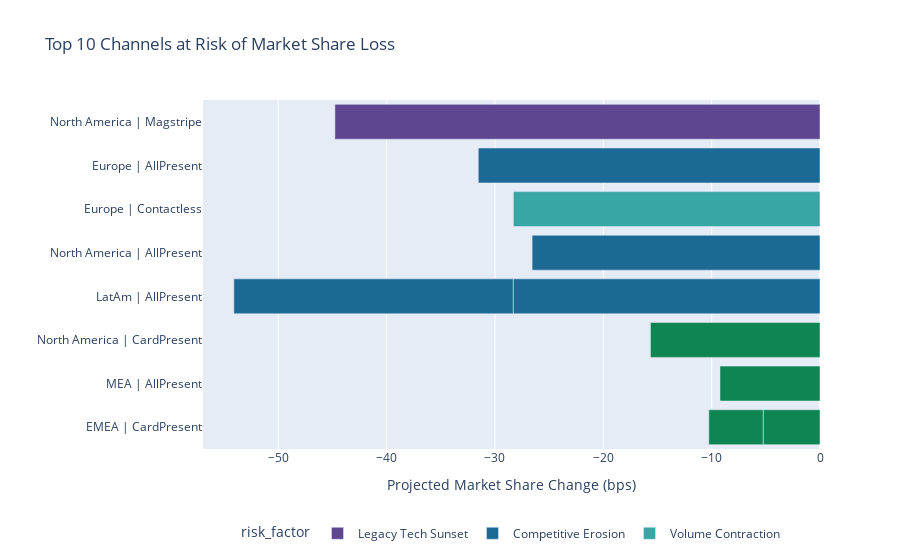

The notebook cell this image was saved under:
### Markdown cell above
---
## Payment Optimisation Targets

### Business Context:
Not all payment channels will grow equally. Some will underperform the market due to:
- Declining customer preference (e.g., magstripe cards)
- Competitive displacement (e.g., contactless replacing chip)
- Regulatory headwinds or security concerns

This section identifies which channels need intervention to avoid market share loss.

### Methodology:
For each leaf channel, we calculate:

**1. Growth Metrics:**
- `cagr`: Channel's compound annual growth rate
- `growth_gap_pp`: How many percentage points the channel lags behind Total CAGR

**2. Market Share Metrics:**
- `share_delta_bp`: Market share change in basis points (100 bps = 1%)
- Negative values = losing share to other channels

**3. Risk Factor Classification:**
Each channel is tagged with a risk driver:
- **Volume Contraction**: Channel is physically shrinking (CAGR < 0%)
- **Significant Growth Lag**: Growing, but >5pp slower than the market
- **Competitive Erosion**: Losing >20 basis points of market share
- **Legacy Tech Sunset**: Magstripe channels (known obsolescence)

**4. Optimisation Score:**
Combines growth gap and share loss into a single priority metric, a higher score = higher urgency for intervention.

### Outputs:
- **Table**: Top 15 channels ranked by optimisation score
- **Horizontal Bar Chart**: Top 10 declining channels, colour-coded by risk factor, with hover details for stakeholder review

### Code cell
# Build optimisation targets at leaf level using reconciled forecasts
leaf_ids = list(tags['Total/Region/Method/Channel'])
root_id = 'Total'

hist_last_ds = Y_agg_df['ds'].max()
fcst_last_ds = Y_rec_df['ds'].max()

# Total trend
root_hist = Y_agg_df[(Y_agg_df['unique_id'] == root_id) & (Y_agg_df['ds'] == hist_last_ds)]['y'].iloc[0]
root_fcst = Y_rec_df[(Y_rec_df['unique_id'] == root_id) & (Y_rec_df['ds'] == fcst_last_ds)][REC_COL].iloc[0]

h = HORIZON if HORIZON > 0 else 1
root_cagr = (root_fcst / root_hist) ** (1 / h) - 1

# Leaf metrics
leaf_hist = Y_agg_df[(Y_agg_df['unique_id'].isin(leaf_ids)) & (Y_agg_df['ds'] == hist_last_ds)][['unique_id', 'y']]
leaf_fcst = Y_rec_df[(Y_rec_df['unique_id'].isin(leaf_ids)) & (Y_rec_df['ds'] == fcst_last_ds)][['unique_id', REC_COL]]
leaf_fcst = leaf_fcst.rename(columns={REC_COL: 'y_fcst'})

leaf_metrics = leaf_hist.merge(leaf_fcst, on='unique_id', how='inner')
leaf_metrics['cagr'] = (leaf_metrics['y_fcst'] / leaf_metrics['y']) ** (1 / h) - 1
leaf_metrics['growth_gap_vs_total'] = root_cagr - leaf_metrics['cagr']

# Share shift
leaf_metrics['share_hist'] = leaf_metrics['y'] / root_hist
leaf_metrics['share_fcst'] = leaf_metrics['y_fcst'] / root_fcst
leaf_metrics['share_delta'] = leaf_metrics['share_fcst'] - leaf_metrics['share_hist']

# Split hierarchy into columns
parts = leaf_metrics['unique_id'].str.split('/', expand=True)
leaf_metrics['Region'] = parts[1]
leaf_metrics['Method'] = parts[2]
leaf_metrics['Channel'] = parts[3]

# Derived metrics for reporting/logic
leaf_metrics['cagr_pct'] = (leaf_metrics['cagr'] * 100).round(2)
leaf_metrics['growth_gap_pp'] = (leaf_metrics['growth_gap_vs_total'] * 100).round(2)
leaf_metrics['share_delta_bp'] = (leaf_metrics['share_delta'] * 10000).round(1)

# Risk factor classification
risk_conditions = [
    leaf_metrics['cagr_pct'] < 0,
    leaf_metrics['growth_gap_pp'] > 5,
    leaf_metrics['share_delta_bp'] < -20,
 ]
risk_choices = [
    'Volume Contraction',
    'Significant Growth Lag',
    'Competitive Erosion',
 ]
leaf_metrics['risk_factor'] = np.select(risk_conditions, risk_choices, default='')
leaf_metrics.loc[leaf_metrics['Channel'].str.contains('Magstripe', case=False, na=False), 'risk_factor'] = 'Legacy Tech Sunset'

# Score: prioritise growth underperformance and share loss
leaf_metrics['optimisation_score'] = (leaf_metrics['growth_gap_vs_total'] * 100) + (-leaf_metrics['share_delta'] * 10000)

# Rank targets (largest score = biggest underperformance)
optim_targets = (
    leaf_metrics
    .sort_values('optimisation_score', ascending=False)
    .assign(
        total_cagr_pct=(root_cagr * 100).round(2),
        share_hist_pct=lambda d: (d['share_hist'] * 100).round(2),
        share_fcst_pct=lambda d: (d['share_fcst'] * 100).round(2),
    )
    .loc[:, ['Region', 'Method', 'Channel', 'cagr_pct', 'total_cagr_pct', 'growth_gap_pp', 'share_hist_pct', 'share_fcst_pct', 'share_delta_bp', 'optimisation_score', 'risk_factor']]
    .head(15)
)

print(f"Total CAGR over horizon: {root_cagr*100:.2f}%")
print("Top optimisation targets (leaf level):")
display(optim_targets)

# Visual: Top 10 channels at risk of market share loss (bps)
chart_targets = (
    leaf_metrics
    .sort_values('share_delta')
    .head(10)
    .copy()
)

chart_targets['label'] = chart_targets['Region'] + ' | ' + chart_targets['Channel']
chart_targets['label'] = (
    chart_targets['label']
    .str.replace('AllLoc__', '', regex=False)
    .str.replace('Domestic__', '', regex=False)
    .str.replace('_', ' ', regex=False)
)
chart_targets['share_delta_bps'] = chart_targets['share_delta'] * 10000

fig_targets = px.bar(
    chart_targets,
    x='share_delta_bps',
    y='label',
    orientation='h',
    title='Top 10 Channels at Risk of Market Share Loss',
    color='risk_factor',
    color_discrete_sequence=px.colors.qualitative.Prism,
    hover_data={'risk_factor': True, 'growth_gap_pp': ':.2f'},
)
fig_targets.update_layout(
    xaxis_title='Projected Market Share Change (bps)',
    yaxis_title='',
    yaxis=dict(categoryorder='array', categoryarray=list(chart_targets['label'])[::-1]),
    legend=dict(orientation='h', yanchor='top', y=-0.2, xanchor='center', x=0.5),
)
fig_targets.show()

### Figure 1 — Plotly figure (JSON) as saved in the notebook; plotly's stock layout.template omitted (floating-point values rounded to 4 significant figures)
{"data": [{"customdata": [["Legacy Tech Sunset", 51.85]], "hovertemplate": "risk_factor=%{customdata[0]}<br>share_delta_bps=%{x}<br>label=%{y}<br>growth_gap_pp=%{customdata[1]:.2f}<extra></extra>", "legendgroup": "Legacy Tech Sunset", "marker": {"color": "rgb(95, 70, 144)", "pattern": {"shape": ""}}, "name": "Legacy Tech Sunset", "orientation": "h", "showlegend": true, "textposition": "auto", "type": "bar", "x": [-44.78], "xaxis": "x", "y": ["North America | Magstripe"], "yaxis": "y"}, {"customdata": [["Competitive Erosion", 1.43], ["Competitive Erosion", 2.66], ["Competitive Erosion", 0.64], ["Competitive Erosion", 2.56]], "hovertemplate": "risk_factor=%{customdata[0]}<br>share_delta_bps=%{x}<br>label=%{y}<br>growth_gap_pp=%{customdata[1]:.2f}<extra></extra>", "legendgroup": "Competitive Erosion", "marker": {"color": "rgb(29, 105, 150)", "pattern": {"shape": ""}}, "name": "Competitive Erosion", "orientation": "h", "showlegend": true, "textposition": "auto", "type": "bar", "x": [-31.54, -28.32, -26.57, -25.78], "xaxis": "x", "y": ["Europe | AllPresent", "LatAm | AllPresent", "North America | AllPresent", "LatAm | AllPresent"], "yaxis": "y"}, {"customdata": [["Volume Contraction", 7.59]], "hovertemplate": "risk_factor=%{customdata[0]}<br>share_delta_bps=%{x}<br>label=%{y}<br>growth_gap_pp=%{customdata[1]:.2f}<extra></extra>", "legendgroup": "Volume Contraction", "marker": {"color": "rgb(56, 166, 165)", "pattern": {"shape": ""}}, "name": "Volume Contraction", "orientation": "h", "showlegend": true, "textposition": "auto", "type": "bar", "x": [-28.3], "xaxis": "x", "y": ["Europe | Contactless"], "yaxis": "y"}, {"customdata": [["", 1.37], ["", 3.48], ["", 3.95], ["", 3.8]], "hovertemplate": "risk_factor=%{customdata[0]}<br>share_delta_bps=%{x}<br>label=%{y}<br>growth_gap_pp=%{customdata[1]:.2f}<extra></extra>", "legendgroup": "", "marker": {"color": "rgb(15, 133, 84)", "pattern": {"shape": ""}}, "name": "", "orientation": "h", "showlegend": false, "textposition": "auto", "type": "bar", "x": [-15.65, -9.233, -5.248, -5.014], "xaxis": "x", "y": ["North America | CardPresent", "MEA | AllPresent", "EMEA | CardPresent", "EMEA | CardPresent"], "yaxis": "y"}], "layout": {"barmode": "relative", "legend": {"orientation": "h", "title": {"text": "risk_factor"}, "tracegroupgap": 0, "x": 0.5, "xanchor": "center", "y": -0.2, "yanchor": "top"}, "title": {"text": "Top 10 Channels at Risk of Market Share Loss"}, "xaxis": {"anchor": "y", "domain": [0, 1], "title": {"text": "Projected Market Share Change (bps)"}}, "yaxis": {"anchor": "x", "categoryarray": ["EMEA | CardPresent", "EMEA | CardPresent", "MEA | AllPresent", "North America | CardPresent", "LatAm | AllPresent", "North America | AllPresent", "Europe | Contactless", "LatAm | AllPresent", "Europe | AllPresent", "North America | Magstripe"], "categoryorder": "array", "domain": [0, 1], "title": {"text": ""}}}}
